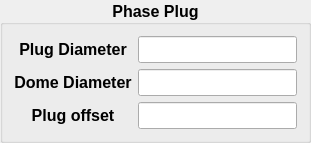
     <widget class="QGroupBox" name="groupBox_phaseplug">
      <property name="sizePolicy">
       <sizepolicy hsizetype="Preferred" vsizetype="Minimum">
        <horstretch>0</horstretch>
        <verstretch>0</verstretch>
       </sizepolicy>
      </property>
      <property name="font">
       <font>
        <pointsize>12</pointsize>
        <weight>75</weight>
        <bold>true</bold>
       </font>
      </property>
      <property name="title">
       <string>Phase Plug</string>
      </property>
      <property name="alignment">
       <set>Qt::AlignCenter</set>
      </property>
      <layout class="QGridLayout" name="gridLayout_2">
       <item row="0" column="0">
        <widget class="QLabel" name="label_6">
         <property name="text">
          <string>&lt;html&gt;&lt;head/&gt;&lt;body&gt;&lt;p align=&quot;center&quot;&gt;&lt;span style=&quot; font-weight:600;&quot;&gt;Plug Diameter&lt;/span&gt;&lt;/p&gt;&lt;/body&gt;&lt;/html&gt;</string>
         </property>
        </widget>
       </item>
       <item row="1" column="1">
        <widget class="QLineEdit" name="lineEdit_dome_diameter"/>
       </item>
       <item row="2" column="0">
        <widget class="QLabel" name="label_8">
         <property name="text">
          <string>&lt;html&gt;&lt;head/&gt;&lt;body&gt;&lt;p align=&quot;center&quot;&gt;&lt;span style=&quot; font-weight:600;&quot;&gt;Plug offset&lt;/span&gt;&lt;/p&gt;&lt;/body&gt;&lt;/html&gt;</string>
         </property>
        </widget>
       </item>
       <item row="0" column="1">
        <widget class="QLineEdit" name="lineEdit_plug_diameter"/>
       </item>
       <item row="1" column="0">
        <widget class="QLabel" name="label_7">
         <property name="text">
          <string>&lt;html&gt;&lt;head/&gt;&lt;body&gt;&lt;p align=&quot;center&quot;&gt;&lt;span style=&quot; font-weight:600;&quot;&gt;Dome Diameter&lt;/span&gt;&lt;/p&gt;&lt;/body&gt;&lt;/html&gt;</string>
         </property>
        </widget>
       </item>
       <item row="2" column="1">
        <widget class="QLineEdit" name="lineEdit_plugoffset"/>
       </item>
      </layout>
     </widget>
